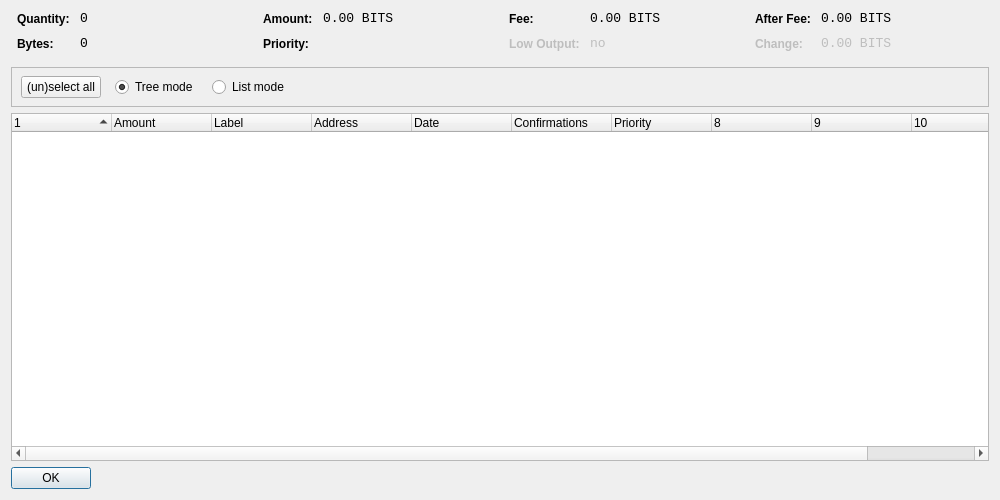
<?xml version="1.0" encoding="UTF-8"?>
<ui version="4.0">
 <class>CoinControlDialog</class>
 <widget class="QDialog" name="CoinControlDialog">
  <property name="geometry">
   <rect>
    <x>0</x>
    <y>0</y>
    <width>1000</width>
    <height>500</height>
   </rect>
  </property>
  <property name="windowTitle">
   <string>Coin Control</string>
  </property>
  <layout class="QVBoxLayout" name="verticalLayout">
   <item>
    <layout class="QHBoxLayout" name="horizontalLayoutTop" stretch="0,0,0,0">
     <property name="topMargin">
      <number>0</number>
     </property>
     <property name="bottomMargin">
      <number>10</number>
     </property>
     <item>
      <layout class="QFormLayout" name="formLayoutCoinControl1">
       <property name="horizontalSpacing">
        <number>10</number>
       </property>
       <property name="verticalSpacing">
        <number>10</number>
       </property>
       <property name="leftMargin">
        <number>6</number>
       </property>
       <property name="rightMargin">
        <number>6</number>
       </property>
       <item row="0" column="0">
        <widget class="QLabel" name="labelCoinControlQuantityText">
         <property name="styleSheet">
          <string notr="true">font-weight:bold;</string>
         </property>
         <property name="text">
          <string>Quantity:</string>
         </property>
        </widget>
       </item>
       <item row="0" column="1">
        <widget class="QLabel" name="labelCoinControlQuantity">
         <property name="font">
          <font>
           <family>Monospace</family>
           <pointsize>10</pointsize>
          </font>
         </property>
         <property name="cursor">
          <cursorShape>IBeamCursor</cursorShape>
         </property>
         <property name="contextMenuPolicy">
          <enum>Qt::ActionsContextMenu</enum>
         </property>
         <property name="text">
          <string>0</string>
         </property>
         <property name="textInteractionFlags">
          <set>Qt::LinksAccessibleByMouse|Qt::TextSelectableByKeyboard|Qt::TextSelectableByMouse</set>
         </property>
        </widget>
       </item>
       <item row="1" column="0">
        <widget class="QLabel" name="labelCoinControlBytesText">
         <property name="styleSheet">
          <string notr="true">font-weight:bold;</string>
         </property>
         <property name="text">
          <string>Bytes:</string>
         </property>
        </widget>
       </item>
       <item row="1" column="1">
        <widget class="QLabel" name="labelCoinControlBytes">
         <property name="font">
          <font>
           <family>Monospace</family>
           <pointsize>10</pointsize>
          </font>
         </property>
         <property name="cursor">
          <cursorShape>IBeamCursor</cursorShape>
         </property>
         <property name="contextMenuPolicy">
          <enum>Qt::ActionsContextMenu</enum>
         </property>
         <property name="text">
          <string>0</string>
         </property>
         <property name="textInteractionFlags">
          <set>Qt::LinksAccessibleByMouse|Qt::TextSelectableByKeyboard|Qt::TextSelectableByMouse</set>
         </property>
        </widget>
       </item>
      </layout>
     </item>
     <item>
      <layout class="QFormLayout" name="formLayoutCoinControl2">
       <property name="horizontalSpacing">
        <number>10</number>
       </property>
       <property name="verticalSpacing">
        <number>10</number>
       </property>
       <property name="leftMargin">
        <number>6</number>
       </property>
       <property name="rightMargin">
        <number>6</number>
       </property>
       <item row="0" column="0">
        <widget class="QLabel" name="labelCoinControlAmountText">
         <property name="styleSheet">
          <string notr="true">font-weight:bold;</string>
         </property>
         <property name="text">
          <string>Amount:</string>
         </property>
        </widget>
       </item>
       <item row="0" column="1">
        <widget class="QLabel" name="labelCoinControlAmount">
         <property name="font">
          <font>
           <family>Monospace</family>
           <pointsize>10</pointsize>
          </font>
         </property>
         <property name="cursor">
          <cursorShape>IBeamCursor</cursorShape>
         </property>
         <property name="contextMenuPolicy">
          <enum>Qt::ActionsContextMenu</enum>
         </property>
         <property name="text">
          <string>0.00 BITS</string>
         </property>
         <property name="textInteractionFlags">
          <set>Qt::LinksAccessibleByMouse|Qt::TextSelectableByKeyboard|Qt::TextSelectableByMouse</set>
         </property>
        </widget>
       </item>
       <item row="1" column="0">
        <widget class="QLabel" name="labelCoinControlPriorityText">
         <property name="styleSheet">
          <string notr="true">font-weight:bold;</string>
         </property>
         <property name="text">
          <string>Priority:</string>
         </property>
        </widget>
       </item>
       <item row="1" column="1">
        <widget class="QLabel" name="labelCoinControlPriority">
         <property name="font">
          <font>
           <family>Monospace</family>
           <pointsize>10</pointsize>
          </font>
         </property>
         <property name="cursor">
          <cursorShape>IBeamCursor</cursorShape>
         </property>
         <property name="contextMenuPolicy">
          <enum>Qt::ActionsContextMenu</enum>
         </property>
         <property name="text">
          <string/>
         </property>
         <property name="textInteractionFlags">
          <set>Qt::LinksAccessibleByMouse|Qt::TextSelectableByKeyboard|Qt::TextSelectableByMouse</set>
         </property>
        </widget>
       </item>
      </layout>
     </item>
     <item>
      <layout class="QFormLayout" name="formLayoutCoinControl3">
       <property name="horizontalSpacing">
        <number>10</number>
       </property>
       <property name="verticalSpacing">
        <number>10</number>
       </property>
       <property name="leftMargin">
        <number>6</number>
       </property>
       <property name="rightMargin">
        <number>6</number>
       </property>
       <item row="0" column="0">
        <widget class="QLabel" name="labelCoinControlFeeText">
         <property name="styleSheet">
          <string notr="true">font-weight:bold;</string>
         </property>
         <property name="text">
          <string>Fee:</string>
         </property>
        </widget>
       </item>
       <item row="0" column="1">
        <widget class="QLabel" name="labelCoinControlFee">
         <property name="font">
          <font>
           <family>Monospace</family>
           <pointsize>10</pointsize>
          </font>
         </property>
         <property name="cursor">
          <cursorShape>IBeamCursor</cursorShape>
         </property>
         <property name="contextMenuPolicy">
          <enum>Qt::ActionsContextMenu</enum>
         </property>
         <property name="text">
          <string>0.00 BITS</string>
         </property>
         <property name="textInteractionFlags">
          <set>Qt::LinksAccessibleByMouse|Qt::TextSelectableByKeyboard|Qt::TextSelectableByMouse</set>
         </property>
        </widget>
       </item>
       <item row="1" column="0">
        <widget class="QLabel" name="labelCoinControlLowOutputText">
         <property name="enabled">
          <bool>false</bool>
         </property>
         <property name="styleSheet">
          <string notr="true">font-weight:bold;</string>
         </property>
         <property name="text">
          <string>Low Output:</string>
         </property>
        </widget>
       </item>
       <item row="1" column="1">
        <widget class="QLabel" name="labelCoinControlLowOutput">
         <property name="enabled">
          <bool>false</bool>
         </property>
         <property name="font">
          <font>
           <family>Monospace</family>
           <pointsize>10</pointsize>
          </font>
         </property>
         <property name="cursor">
          <cursorShape>IBeamCursor</cursorShape>
         </property>
         <property name="contextMenuPolicy">
          <enum>Qt::ActionsContextMenu</enum>
         </property>
         <property name="text">
          <string>no</string>
         </property>
         <property name="textInteractionFlags">
          <set>Qt::LinksAccessibleByMouse|Qt::TextSelectableByKeyboard|Qt::TextSelectableByMouse</set>
         </property>
        </widget>
       </item>
      </layout>
     </item>
     <item>
      <layout class="QFormLayout" name="formLayoutCoinControl4">
       <property name="fieldGrowthPolicy">
        <enum>QFormLayout::AllNonFixedFieldsGrow</enum>
       </property>
       <property name="horizontalSpacing">
        <number>10</number>
       </property>
       <property name="verticalSpacing">
        <number>10</number>
       </property>
       <property name="leftMargin">
        <number>6</number>
       </property>
       <property name="rightMargin">
        <number>6</number>
       </property>
       <item row="0" column="0">
        <widget class="QLabel" name="labelCoinControlAfterFeeText">
         <property name="styleSheet">
          <string notr="true">font-weight:bold;</string>
         </property>
         <property name="text">
          <string>After Fee:</string>
         </property>
        </widget>
       </item>
       <item row="0" column="1">
        <widget class="QLabel" name="labelCoinControlAfterFee">
         <property name="font">
          <font>
           <family>Monospace</family>
           <pointsize>10</pointsize>
          </font>
         </property>
         <property name="cursor">
          <cursorShape>IBeamCursor</cursorShape>
         </property>
         <property name="contextMenuPolicy">
          <enum>Qt::ActionsContextMenu</enum>
         </property>
         <property name="text">
          <string>0.00 BITS</string>
         </property>
         <property name="textInteractionFlags">
          <set>Qt::LinksAccessibleByMouse|Qt::TextSelectableByKeyboard|Qt::TextSelectableByMouse</set>
         </property>
        </widget>
       </item>
       <item row="1" column="0">
        <widget class="QLabel" name="labelCoinControlChangeText">
         <property name="enabled">
          <bool>false</bool>
         </property>
         <property name="styleSheet">
          <string notr="true">font-weight:bold;</string>
         </property>
         <property name="text">
          <string>Change:</string>
         </property>
        </widget>
       </item>
       <item row="1" column="1">
        <widget class="QLabel" name="labelCoinControlChange">
         <property name="enabled">
          <bool>false</bool>
         </property>
         <property name="font">
          <font>
           <family>Monospace</family>
           <pointsize>10</pointsize>
          </font>
         </property>
         <property name="cursor">
          <cursorShape>IBeamCursor</cursorShape>
         </property>
         <property name="contextMenuPolicy">
          <enum>Qt::ActionsContextMenu</enum>
         </property>
         <property name="text">
          <string>0.00 BITS</string>
         </property>
         <property name="textInteractionFlags">
          <set>Qt::LinksAccessibleByMouse|Qt::TextSelectableByKeyboard|Qt::TextSelectableByMouse</set>
         </property>
        </widget>
       </item>
      </layout>
     </item>
    </layout>
   </item>
   <item>
    <widget class="QFrame" name="frame">
     <property name="minimumSize">
      <size>
       <width>0</width>
       <height>40</height>
      </size>
     </property>
     <property name="frameShape">
      <enum>QFrame::StyledPanel</enum>
     </property>
     <property name="frameShadow">
      <enum>QFrame::Sunken</enum>
     </property>
     <widget class="QWidget" name="horizontalLayoutWidget">
      <property name="geometry">
       <rect>
        <x>10</x>
        <y>0</y>
        <width>781</width>
        <height>41</height>
       </rect>
      </property>
      <layout class="QHBoxLayout" name="horizontalLayoutPanel" stretch="0,0,0,0">
       <property name="spacing">
        <number>14</number>
       </property>
       <item>
        <widget class="QPushButton" name="pushButtonSelectAll">
         <property name="sizePolicy">
          <sizepolicy hsizetype="Maximum" vsizetype="Fixed">
           <horstretch>0</horstretch>
           <verstretch>0</verstretch>
          </sizepolicy>
         </property>
         <property name="text">
          <string>(un)select all</string>
         </property>
        </widget>
       </item>
       <item>
        <widget class="QRadioButton" name="radioTreeMode">
         <property name="sizePolicy">
          <sizepolicy hsizetype="Maximum" vsizetype="Fixed">
           <horstretch>0</horstretch>
           <verstretch>0</verstretch>
          </sizepolicy>
         </property>
         <property name="text">
          <string>Tree mode</string>
         </property>
         <property name="checked">
          <bool>true</bool>
         </property>
        </widget>
       </item>
       <item>
        <widget class="QRadioButton" name="radioListMode">
         <property name="sizePolicy">
          <sizepolicy hsizetype="Maximum" vsizetype="Fixed">
           <horstretch>0</horstretch>
           <verstretch>0</verstretch>
          </sizepolicy>
         </property>
         <property name="text">
          <string>List mode</string>
         </property>
        </widget>
       </item>
       <item>
        <spacer name="horizontalSpacer">
         <property name="orientation">
          <enum>Qt::Horizontal</enum>
         </property>
         <property name="sizeHint" stdset="0">
          <size>
           <width>40</width>
           <height>20</height>
          </size>
         </property>
        </spacer>
       </item>
      </layout>
     </widget>
    </widget>
   </item>
   <item>
    <widget class="CoinControlTreeWidget" name="treeWidget">
     <property name="contextMenuPolicy">
      <enum>Qt::CustomContextMenu</enum>
     </property>
     <property name="sortingEnabled">
      <bool>false</bool>
     </property>
     <property name="columnCount">
      <number>11</number>
     </property>
     <attribute name="headerShowSortIndicator" stdset="0">
      <bool>true</bool>
     </attribute>
     <attribute name="headerStretchLastSection">
      <bool>false</bool>
     </attribute>
     <column>
      <property name="text">
       <string/>
      </property>
     </column>
     <column>
      <property name="text">
       <string>Amount</string>
      </property>
     </column>
     <column>
      <property name="text">
       <string>Label</string>
      </property>
     </column>
     <column>
      <property name="text">
       <string>Address</string>
      </property>
     </column>
     <column>
      <property name="text">
       <string>Date</string>
      </property>
     </column>
     <column>
      <property name="text">
       <string>Confirmations</string>
      </property>
      <property name="toolTip">
       <string>Confirmed</string>
      </property>
     </column>
     <column>
      <property name="text">
       <string>Priority</string>
      </property>
     </column>
     <column>
      <property name="text">
       <string/>
      </property>
     </column>
     <column>
      <property name="text">
       <string/>
      </property>
     </column>
     <column>
      <property name="text">
       <string/>
      </property>
     </column>
     <column>
      <property name="text">
       <string/>
      </property>
     </column>
    </widget>
   </item>
   <item>
    <widget class="QDialogButtonBox" name="buttonBox">
     <property name="sizePolicy">
      <sizepolicy hsizetype="Maximum" vsizetype="Fixed">
       <horstretch>0</horstretch>
       <verstretch>0</verstretch>
      </sizepolicy>
     </property>
     <property name="orientation">
      <enum>Qt::Horizontal</enum>
     </property>
     <property name="standardButtons">
      <set>QDialogButtonBox::Ok</set>
     </property>
    </widget>
   </item>
  </layout>
 </widget>
 <customwidgets>
  <customwidget>
   <class>CoinControlTreeWidget</class>
   <extends>QTreeWidget</extends>
   <header>coincontroltreewidget.h</header>
  </customwidget>
 </customwidgets>
 <resources/>
 <connections/>
</ui>
